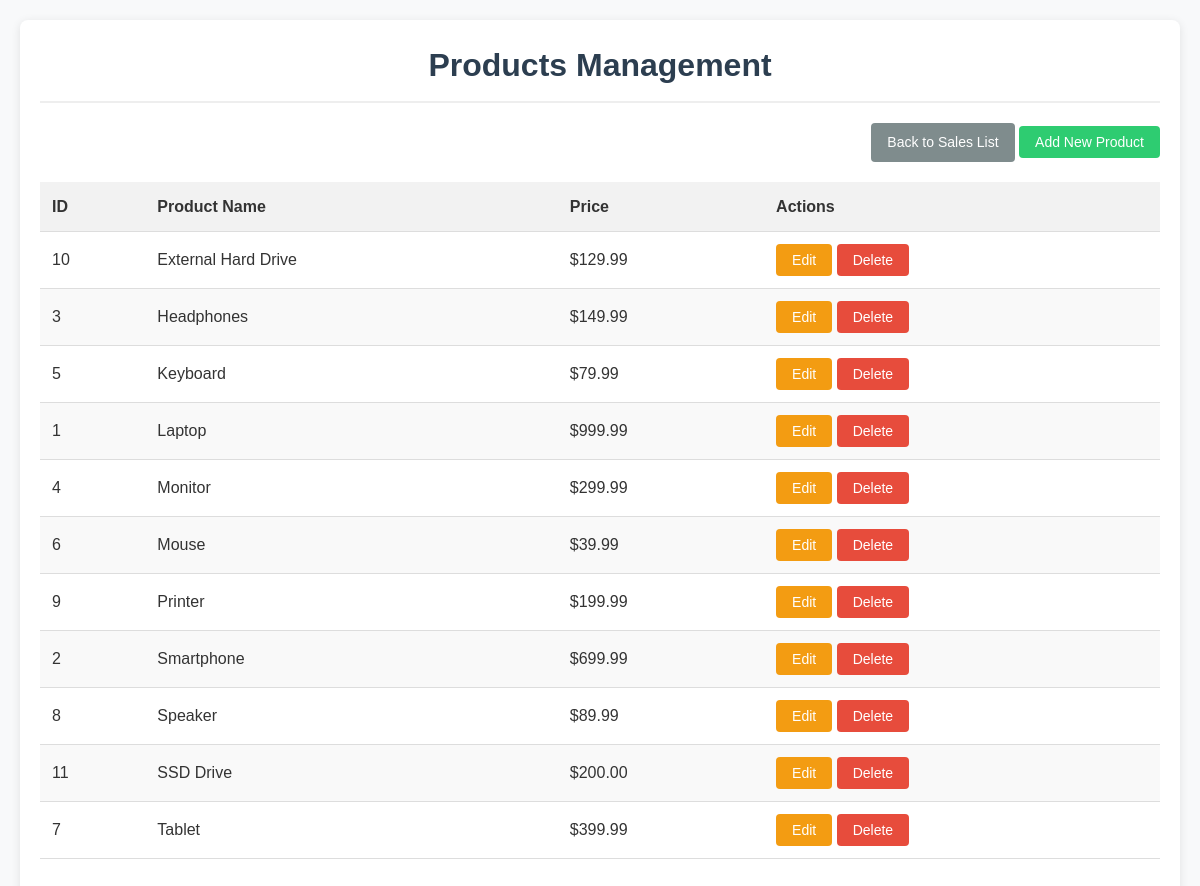
The page /products_management.php on the database its author committed.
### tables this page shows
CREATE TABLE IF NOT EXISTS `products` (
  `product_id` int(11) NOT NULL AUTO_INCREMENT,
  `product_name` varchar(255) NOT NULL,
  `price` decimal(10,2) NOT NULL,
  PRIMARY KEY (`product_id`)
);

### products_management.php (the view, shortened to what this page needs)
<?php
include 'db_connection.php';
$sql = "SELECT * FROM products ORDER BY product_name ASC";
$result = $conn->query($sql);
?>
<!DOCTYPE html>
<html lang="en">
<head>
    <link rel="stylesheet" href="styles.css">
</head>
<body>
    <div class="container">
        <h1>Products Management</h1>
        <div class="action-buttons">
            <a href="index.php" class="btn back">Back to Sales List</a>
            <button id="add-product-btn" class="btn add-new">Add New Product</button>
        </div>
        <div class="table-responsive">
            <table id="products-table">
                <thead>
                    <tr>
                        <th>ID</th>
                        <th>Product Name</th>
                        <th>Price</th>
                        <th>Actions</th>
                    </tr>
                </thead>
                <tbody>
                    <?php if ($result->num_rows > 0): ?>
                        <?php while ($row = $result->fetch_assoc()): ?>
                            <tr>
                                <td><?php echo $row['product_id']; ?></td>
                                <td><?php echo $row['product_name']; ?></td>
                                <td>$<?php echo number_format($row['price'], 2); ?></td>
                                <td class="actions">
                                    <button class="btn edit edit-product" data-id="<?php echo $row['product_id']; ?>"
                                            data-name="<?php echo $row['product_name']; ?>"
                                            data-price="<?php echo $row['price']; ?>">Edit</button>
                                    <button class="btn delete delete-product" data-id="<?php echo $row['product_id']; ?>">Delete</button>
                                </td>
                            </tr>
                        <?php endwhile; ?>
                    <?php else: ?>
                        <tr>
                            <td colspan="4">No products found</td>
                        </tr>
                    <?php endif; ?>
                </tbody>
            </table>
        </div>
    </div>
</body>
</html>

### styles.css (style rules this page uses)
* { box-sizing: border-box; margin: 0; padding: 0; }
body { font-family: Arial, sans-serif; line-height: 1.6; background-color: #f8f9fa; color: #333; padding: 20px; }
.container { max-width: 1200px; margin: 0 auto; padding: 20px; background-color: #fff; border-radius: 8px; box-shadow: 0 2px 10px rgba(0, 0, 0, 0.1); }
h1, h2 { margin-bottom: 20px; color: #2c3e50; }
h1 { text-align: center; padding-bottom: 10px; border-bottom: 2px solid #eee; }
.table-responsive { overflow-x: auto; margin-bottom: 20px; }
table { width: 100%; border-collapse: collapse; margin-bottom: 15px; }
th, td { padding: 12px; text-align: left; border-bottom: 1px solid #ddd; }
th { background-color: #f2f2f2; font-weight: bold; }
tr:nth-child(even) { background-color: #f9f9f9; }
.btn { display: inline-block; padding: 8px 16px; background-color: #3498db; color: white; border: none; border-radius: 4px; cursor: pointer; text-decoration: none; font-size: 14px; transition: background-color 0.3s; }
.btn.add-new { background-color: #2ecc71; }
.btn.edit { background-color: #f39c12; }
.btn.delete { background-color: #e74c3c; }
.btn.back { background-color: #7f8c8d; }
.action-buttons { margin-bottom: 20px; text-align: right; }

### rows shown on the page
products: product_id "10", product_name "External Hard Drive", price "129.99"
products: product_id "3", product_name "Headphones", price "149.99"
products: product_id "5", product_name "Keyboard", price "79.99"
products: product_id "1", product_name "Laptop", price "999.99"
products: product_id "4", product_name "Monitor", price "299.99"
products: product_id "6", product_name "Mouse", price "39.99"
products: product_id "9", product_name "Printer", price "199.99"
products: product_id "2", product_name "Smartphone", price "699.99"
products: product_id "8", product_name "Speaker", price "89.99"
products: product_id "11", product_name "SSD Drive", price "200.00"
products: product_id "7", product_name "Tablet", price "399.99"
